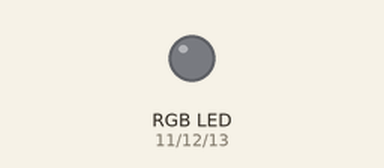
A sketch run on a simulated Arduino Uno, built with avr-gcc and run on an emulated ATmega328P. On the bench: an RGB LED mixed from three pins (HIGH = lit). Dim RGB values are drawn brighter than linear.

Above: at 0.05 s.
At 6.45 s:
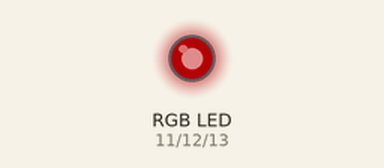
At 12.85 s:
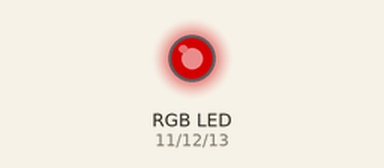
At 25.6 s:
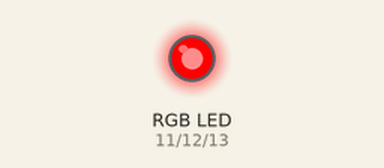
Timing chart, 0 to 40.0 s (numbered marks = the images above):
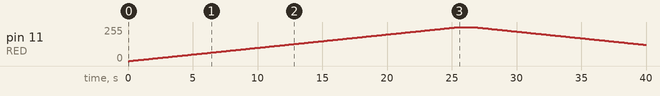

The sketch:

RGB_TEST.ino
```cpp
//const uint8_t RGB[] {11U, 12U, 13U};
enum  RGB {
  RED = 11, //가독성이 좋은 상수를 만든다.
  GREEN = 12,
  BLUE = 13
};

void setup() {
  // put your setup code here, to run once:
  Serial.begin(115200UL); //시리얼포트를 ()값으로 초기화 한다.
  pinMode(RED, OUTPUT); //출력 포트
  pinMode(GREEN, OUTPUT);
  pinMode(BLUE, OUTPUT);
}

void loop() {
  // put your main code here, to run repeatedly:
  //digitalWrite(RED, HIGH); // HIGH ==1, 255 최대의 밝기 값을 준다.
  /*
  0~255 빛의 밝기를 어두움(0) > 제일 밝음(255) : 256 -> 2^8
  */
  //analogWrite(RED, 0~255);
  //analogWrite(GREEN, 0~255);
  //analogWrite(BLUE, 0~255);

  for(int light=0; light<256; ++light){
    analogWrite(RED, light);
    delay(100UL); //0.1sec
  }
  delay(1000UL);

  for(int light=255; light>=0; light--){
    analogWrite(RED, light);
    delay(100UL);
  }


  //return false;


}
```

Measured:
- by itself, pin 11 (RED): rises from 0/255 to 255/255 in 25.4 s, then falls to 122/255 in 14.4 s
